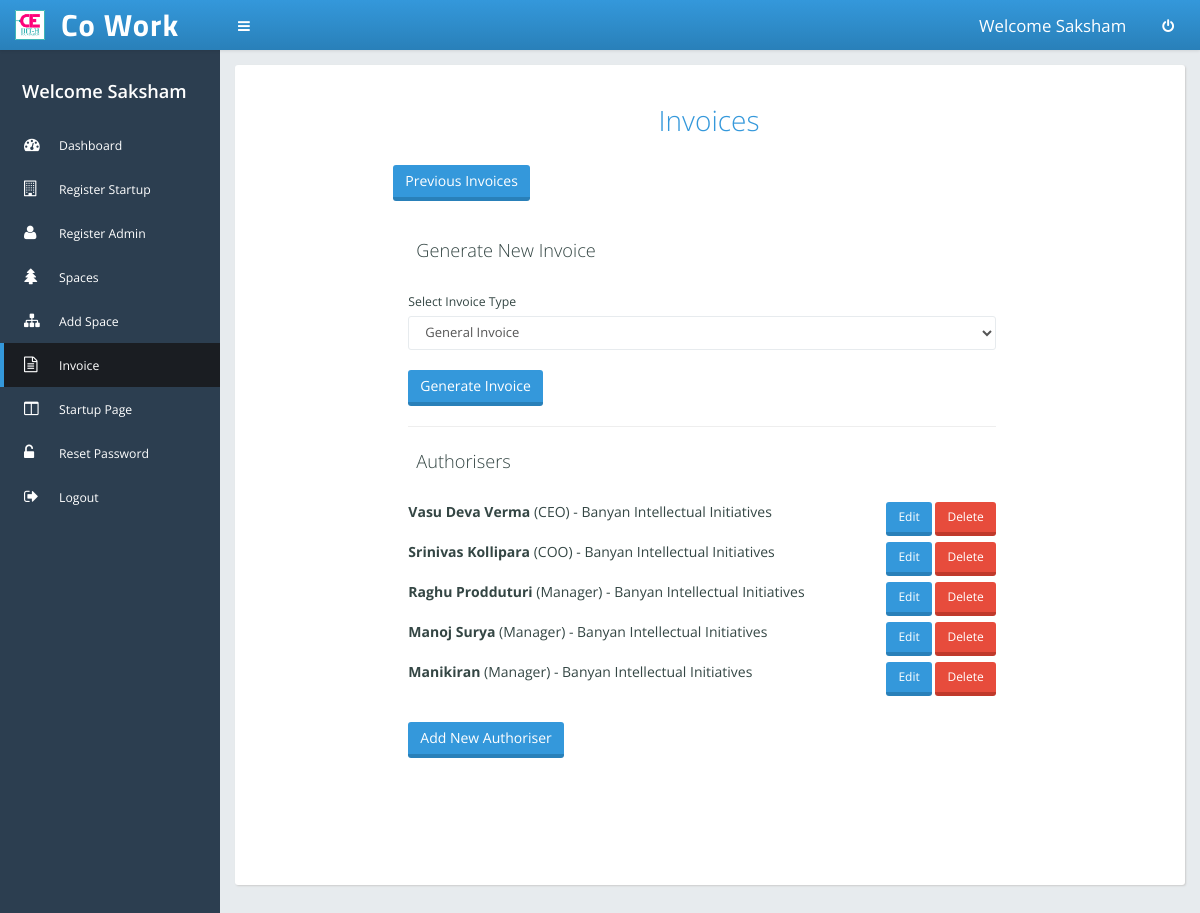
The app's page /view/invoice.php (signed in) with its own data.
### tables this page shows
CREATE TABLE IF NOT EXISTS `sign_auth` (
  `id` int(11) NOT NULL AUTO_INCREMENT,
  `name` varchar(60) NOT NULL,
  `designation` varchar(30) NOT NULL,
  `company` varchar(50) NOT NULL,
  PRIMARY KEY (`id`)
);

### view/invoice.php (the view, shortened to what this page needs)
<!DOCTYPE html>
<html>
<head>
<link href="../asset/css/bootstrap/bootstrap.min.css" rel="stylesheet"/>
<link href="../asset/css/libs/font-awesome.css" type="text/css" rel="stylesheet"/>
<link rel="stylesheet" type="text/css" href="../asset/css/compiled/layout.css">
<link rel="stylesheet" type="text/css" href="../asset/css/compiled/elements.css">
</head>
<body class="theme-blue-gradient fixed-header fixed-leftmenu">
<?php
	require_once( dirname( __FILE__ ) . DIRECTORY_SEPARATOR . "navbar.php" );
?>
<div id="page-wrapper" class="container">
	<div class="row">
		<?php
			require_once( dirname( __FILE__ ) . DIRECTORY_SEPARATOR . "navbar-col.php" );
		?>
		<div id="content-wrapper">
			<div class="main-box clearfix" style="min-height: 820px;">
				<div class = 'col-md-2'></div>
				<div class="row col-md-8 col-xs-12">
								<br /><br />
								<div class = 'col-md-12 col-xs-12' style="text-align:center;"><h1>Invoices</h1></div>
								<br /><br><br>
							    <a class="btn btn-primary" href="previous_invoice.php">Previous Invoices</a><br/><br/>
								<div class="modal-body">
									<div class = 'col-md-12 col-xs-12'><h2>Generate New Invoice</h2></div>
									<br />
									 <div id = "statusdiv" class="row">
										<div class="col-xs-12">
											<p id="status" class="alert fade in" style="padding:3px;"></p>
										</div>
									</div>
									<form action="../controller/invoice_selection.php" method="post">
										<div class="form-group">
											<label>Select Invoice Type</label>
											<select class="form-control" name='invoice_type'>
												<option value="invoice_form" default> General Invoice </option>
											</select>
										</div>
										<button type="submit" class="btn btn-primary">Generate Invoice</button>
									</form>
									<hr>
									<div class = 'col-md-12 col-xs-12'><h2>Authorisers</h2></div>
									<br />
									<div id = "statusdiv" class="row">
										<div class="col-xs-12">
											<p id="status" class="alert fade in" style="padding:3px;"></p>
										</div>
									</div>
									<?php
									require( dirname( dirname( __FILE__ ) ) . DIRECTORY_SEPARATOR . "model" . DIRECTORY_SEPARATOR . "config_sql.php" );
									$name = $mysqli->query("select * from sign_auth;");
									$count = mysqli_num_rows($name);
									$htmlecho = "";
									for ($x=0; $x<$count; $x++) {
										$rows = mysqli_fetch_array($name);
										$idofperson = $rows['id'];
										$nameofperson = $rows['name'];
										$desigofperson = $rows['designation'];
										$companyofperson = $rows['company'];
										$htmlecho = $htmlecho . "<span style='float:left;'><strong>$nameofperson</strong> ($desigofperson) - $companyofperson</span><span style='float:right'><a class='btn btn-sm btn-primary' href='../view/auth_edit.php?id=$idofperson'>Edit</a> <a class='btn btn-sm btn-danger' href='../controller/auth_delete.php?id=$idofperson'>Delete</a></span><br><br>";
									}
									echo "$htmlecho"
									?>
									<br>
									<a class='btn btn-primary' href='register_authoriser.php'>Add New Authoriser</a>
								</div>
				</div>
			</div>
		</div>
	</div>
</div>
</body>
</html>

### asset/css/compiled/layout.css (style rules this page uses)
html,body { font-family:'Open Sans',sans-serif;-webkit-font-smoothing:antialiased; }
body { color:#344644;background:#2c3e50; }
h1,h2,h3,h4,h5,h6 { font-family:'Open Sans','Titillium Web',Geneva,sans-serif;font-weight:300; }
h1 { clear:both;color:#3498db;margin:0 0 20px 0;padding-left:14px;font-size:2em; }
h2 { clear:both;font-size:1.8em;margin-bottom:10px;padding:10px 0 10px 30px; }
a { color:#3498db;outline:none!important; }
.container { padding-left:8px;padding-right:8px; }
.row { margin-left:-8px;margin-right:-8px; }
.col-xs-1,.col-sm-1,.col-md-1,.col-lg-1,.col-xs-2,.col-sm-2,.col-md-2,.col-lg-2,.col-xs-3,.col-sm-3,.col-md-3,.col-lg-3,.col-xs-4,.col-sm-4,.col-md-4,.col-lg-4,.col-xs-5,.col-sm-5,.col-md-5,.col-lg-5,.col-xs-6,.col-sm-6,.col-md-6,.col-lg-6,.col-xs-7,.col-sm-7,.col-md-7,.col-lg-7,.col-xs-8,.col-sm-8,.col-md-8,.col-lg-8,.col-xs-9,.col-sm-9,.col-md-9,.col-lg-9,.col-xs-10,.col-sm-10,.col-md-10,.col-lg-10,.col-xs-11,.col-sm-11,.col-md-11,.col-lg-11,.col-xs-12,.col-sm-12,.col-md-12,.col-lg-12 { padding-left:8px;padding-right:8px; }
.container { margin:0;max-width:1920px;width:100%; }
.btn { -webkit-border-radius:3px;-moz-border-radius:3px;border-radius:3px; }
#content-wrapper { background:#e7ebee;height:100%;margin-top:0;margin-bottom:0;position:relative;min-height:1200px;padding:15px 15px 35px 15px;margin-left:220px; }
.main-box { background:#FFFFFF;-webkit-box-shadow:1px 1px 2px 0 #CCCCCC;-moz-box-shadow:1px 1px 2px 0 #CCCCCC;-o-box-shadow:1px 1px 2px 0 #CCCCCC;-ms-box-shadow:1px 1px 2px 0 #CCCCCC;box-shadow:1px 1px 2px 0 #CCCCCC;margin-bottom:16px;-webikt-border-radius:3px;-moz-border-radius:3px;border-radius:3px; }
.main-box h2 { font-size:1.3em;line-height:29px;margin:0;padding:0; }
.fixed-header #page-wrapper { padding-top:50px; }

### asset/css/compiled/elements.css (style rules this page uses)
.btn { border:none;padding:6px 12px;border-bottom:4px solid;-webkit-transition:border-color 0.1s ease-in-out 0s,background-color 0.1s ease-in-out 0s;transition:border-color 0.1s ease-in-out 0s,background-color 0.1s ease-in-out 0s;outline:none; }
.btn-primary { background-color:#3498db;border-color:#2980b9; }
.btn-danger { background-color:#e74c3c;border-color:#c0392b; }
.alert { border-radius:0;border-image:none;border-style:none none none solid;border-width:0 0 0 4px; }
.form-group { margin-bottom:20px; }
label { font-weight:400;font-size:0.875em; }
.form-control { -webkit-border-radius:3px;-moz-border-radius:3px;border-radius:3px;border-color:#e7ebee;-webkit-box-shadow:none;box-shadow:none;font-size:13px; }

### records on screen
sign_auth: name "Vasu Deva Verma", designation "CEO", company "Banyan Intellectual Initiatives"
sign_auth: name "Srinivas Kollipara", designation "COO", company "Banyan Intellectual Initiatives"
sign_auth: name "Raghu Prodduturi", designation "Manager", company "Banyan Intellectual Initiatives"
sign_auth: name "Manoj Surya", designation "Manager", company "Banyan Intellectual Initiatives"
sign_auth: name "Manikiran", designation "Manager", company "Banyan Intellectual Initiatives"

### other values on screen
$_SESSION['name'] "Saksham"
